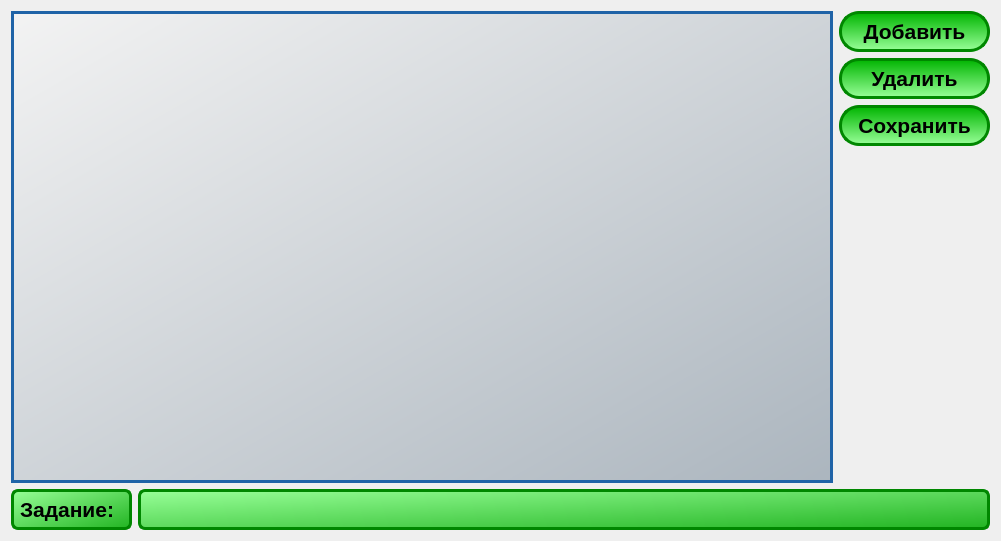
     <widget class="QWidget" name="tab_2">
      <property name="sizePolicy">
       <sizepolicy hsizetype="Expanding" vsizetype="Fixed">
        <horstretch>0</horstretch>
        <verstretch>0</verstretch>
       </sizepolicy>
      </property>
      <attribute name="title">
       <string>2 - Вписать слово</string>
      </attribute>
      <layout class="QGridLayout" name="gridLayout_3">
       <item row="0" column="0" rowspan="4" colspan="2">
        <widget class="QListWidget" name="listWidget_2">
         <property name="enabled">
          <bool>true</bool>
         </property>
         <property name="font">
          <font>
           <pointsize>174</pointsize>
          </font>
         </property>
         <property name="styleSheet">
          <string notr="true">QListWidget {
border-radius: 0px;
border: 3px solid rgb(31, 99, 167);  
background-color: qlineargradient(spread:pad, x1:1, y1:1, x2:0, y2:0, stop:0 rgba(171, 181, 190, 255), stop:1 rgba(243, 243, 243, 255));
}

QListWidget::item:selected {
border-radius: 0px;
background-color: qlineargradient(spread:pad, x1:1, y1:0.653636, x2:0, y2:0.466, stop:0 rgba(150, 45, 255, 255), stop:1 rgba(182, 107, 255, 255));
}</string>
         </property>
         <property name="dragEnabled">
          <bool>false</bool>
         </property>
         <property name="dragDropOverwriteMode">
          <bool>false</bool>
         </property>
         <property name="dragDropMode">
          <enum>QAbstractItemView::InternalMove</enum>
         </property>
         <property name="defaultDropAction">
          <enum>Qt::MoveAction</enum>
         </property>
         <property name="verticalScrollMode">
          <enum>QAbstractItemView::ScrollPerPixel</enum>
         </property>
         <property name="horizontalScrollMode">
          <enum>QAbstractItemView::ScrollPerPixel</enum>
         </property>
         <property name="sortingEnabled">
          <bool>false</bool>
         </property>
        </widget>
       </item>
       <item row="0" column="2">
        <widget class="QPushButton" name="Button_Add_2">
         <property name="sizePolicy">
          <sizepolicy hsizetype="Fixed" vsizetype="Fixed">
           <horstretch>0</horstretch>
           <verstretch>0</verstretch>
          </sizepolicy>
         </property>
         <property name="minimumSize">
          <size>
           <width>151</width>
           <height>41</height>
          </size>
         </property>
         <property name="maximumSize">
          <size>
           <width>151</width>
           <height>41</height>
          </size>
         </property>
         <property name="font">
          <font>
           <pointsize>16</pointsize>
           <weight>75</weight>
           <bold>true</bold>
          </font>
         </property>
         <property name="styleSheet">
          <string notr="true">QPushButton {
border-radius: 20px;
border: 3px solid rgb(0, 135, 0); 
background-color: qlineargradient(spread:pad, x1:1, y1:0, x2:1, y2:1, stop:0 rgba(0, 180, 0, 255), stop:1 rgba(152, 255, 152, 255));
}

QPushButton:hover {
border-radius: 20px;
border: 3px solid rgb(0, 135, 0); 	
background-color: qlineargradient(spread:pad, x1:1, y1:0, x2:1, y2:1, stop:0 rgba(36, 232, 36, 255), stop:1 rgba(236, 250, 236, 255));
}

QPushButton:pressed {
border-radius: 20px;
border: 3px solid rgb(0, 135, 0); 
background-color: qlineargradient(spread:pad, x1:1, y1:0, x2:1, y2:1, stop:0 rgba(236, 250, 236, 255), stop:1 rgba(36, 232, 36, 255));
}

QPushButton:disabled {
border-radius: 20px;
border: 3px solid rgb(90, 90, 90); 
background-color: qlineargradient(spread:pad, x1:1, y1:0, x2:1, y2:1, stop:0 rgba(110, 110, 110, 255), stop:1 rgba(210, 210, 210, 255));
}</string>
         </property>
         <property name="text">
          <string>Добавить</string>
         </property>
        </widget>
       </item>
       <item row="1" column="2">
        <widget class="QPushButton" name="Button_Delete_2">
         <property name="sizePolicy">
          <sizepolicy hsizetype="Fixed" vsizetype="Fixed">
           <horstretch>0</horstretch>
           <verstretch>0</verstretch>
          </sizepolicy>
         </property>
         <property name="minimumSize">
          <size>
           <width>151</width>
           <height>41</height>
          </size>
         </property>
         <property name="maximumSize">
          <size>
           <width>151</width>
           <height>41</height>
          </size>
         </property>
         <property name="font">
          <font>
           <pointsize>16</pointsize>
           <weight>75</weight>
           <bold>true</bold>
          </font>
         </property>
         <property name="styleSheet">
          <string notr="true">QPushButton {
border-radius: 20px;
border: 3px solid rgb(0, 135, 0); 
background-color: qlineargradient(spread:pad, x1:1, y1:0, x2:1, y2:1, stop:0 rgba(0, 180, 0, 255), stop:1 rgba(152, 255, 152, 255));
}

QPushButton:hover {
border-radius: 20px;
border: 3px solid rgb(0, 135, 0); 	
background-color: qlineargradient(spread:pad, x1:1, y1:0, x2:1, y2:1, stop:0 rgba(36, 232, 36, 255), stop:1 rgba(236, 250, 236, 255));
}

QPushButton:pressed {
border-radius: 20px;
border: 3px solid rgb(0, 135, 0); 
background-color: qlineargradient(spread:pad, x1:1, y1:0, x2:1, y2:1, stop:0 rgba(236, 250, 236, 255), stop:1 rgba(36, 232, 36, 255));
}

QPushButton:disabled {
border-radius: 20px;
border: 3px solid rgb(90, 90, 90); 
background-color: qlineargradient(spread:pad, x1:1, y1:0, x2:1, y2:1, stop:0 rgba(110, 110, 110, 255), stop:1 rgba(210, 210, 210, 255));
}</string>
         </property>
         <property name="text">
          <string>Удалить</string>
         </property>
        </widget>
       </item>
       <item row="2" column="2">
        <widget class="QPushButton" name="Button_Save_2">
         <property name="enabled">
          <bool>true</bool>
         </property>
         <property name="sizePolicy">
          <sizepolicy hsizetype="Fixed" vsizetype="Fixed">
           <horstretch>0</horstretch>
           <verstretch>0</verstretch>
          </sizepolicy>
         </property>
         <property name="minimumSize">
          <size>
           <width>151</width>
           <height>41</height>
          </size>
         </property>
         <property name="maximumSize">
          <size>
           <width>151</width>
           <height>41</height>
          </size>
         </property>
         <property name="font">
          <font>
           <pointsize>16</pointsize>
           <weight>75</weight>
           <bold>true</bold>
          </font>
         </property>
         <property name="styleSheet">
          <string notr="true">QPushButton {
border-radius: 20px;
border: 3px solid rgb(0, 135, 0); 
background-color: qlineargradient(spread:pad, x1:1, y1:0, x2:1, y2:1, stop:0 rgba(0, 180, 0, 255), stop:1 rgba(152, 255, 152, 255));
}

QPushButton:hover {
border-radius: 20px;
border: 3px solid rgb(0, 135, 0); 	
background-color: qlineargradient(spread:pad, x1:1, y1:0, x2:1, y2:1, stop:0 rgba(36, 232, 36, 255), stop:1 rgba(236, 250, 236, 255));
}

QPushButton:pressed {
border-radius: 20px;
border: 3px solid rgb(0, 135, 0); 
background-color: qlineargradient(spread:pad, x1:1, y1:0, x2:1, y2:1, stop:0 rgba(236, 250, 236, 255), stop:1 rgba(36, 232, 36, 255));
}

QPushButton:disabled {
border-radius: 20px;
border: 3px solid rgb(90, 90, 90); 
background-color: qlineargradient(spread:pad, x1:1, y1:0, x2:1, y2:1, stop:0 rgba(110, 110, 110, 255), stop:1 rgba(210, 210, 210, 255));
}</string>
         </property>
         <property name="text">
          <string>Сохранить</string>
         </property>
        </widget>
       </item>
       <item row="3" column="2">
        <spacer name="verticalSpacer_2">
         <property name="orientation">
          <enum>Qt::Vertical</enum>
         </property>
         <property name="sizeHint" stdset="0">
          <size>
           <width>20</width>
           <height>337</height>
          </size>
         </property>
        </spacer>
       </item>
       <item row="4" column="0">
        <widget class="QLabel" name="label_6">
         <property name="minimumSize">
          <size>
           <width>121</width>
           <height>41</height>
          </size>
         </property>
         <property name="maximumSize">
          <size>
           <width>121</width>
           <height>41</height>
          </size>
         </property>
         <property name="font">
          <font>
           <pointsize>16</pointsize>
           <weight>75</weight>
           <bold>true</bold>
          </font>
         </property>
         <property name="styleSheet">
          <string notr="true">QLabel {
border-radius: 7px;
border: 3px solid rgb(0, 135, 0); 
background-color: qlineargradient(spread:pad, x1:1, y1:1, x2:0, y2:0, stop:0 rgba(34, 180, 34, 255), stop:1 rgba(152, 255, 152, 255));
}</string>
         </property>
         <property name="text">
          <string>Задание:</string>
         </property>
        </widget>
       </item>
       <item row="4" column="1" colspan="2">
        <widget class="QLineEdit" name="lineEdit_Task_2">
         <property name="minimumSize">
          <size>
           <width>852</width>
           <height>41</height>
          </size>
         </property>
         <property name="maximumSize">
          <size>
           <width>16777215</width>
           <height>41</height>
          </size>
         </property>
         <property name="font">
          <font>
           <pointsize>19</pointsize>
          </font>
         </property>
         <property name="styleSheet">
          <string notr="true">QLineEdit {
border-radius: 7px;
border: 3px solid rgb(0, 135, 0); 
	background-color: qlineargradient(spread:pad, x1:1, y1:1, x2:0, y2:0, stop:0 rgba(34, 180, 34, 255), stop:1 rgba(152, 255, 152, 255));
}</string>
         </property>
         <property name="echoMode">
          <enum>QLineEdit::Normal</enum>
         </property>
        </widget>
       </item>
      </layout>
     </widget>
